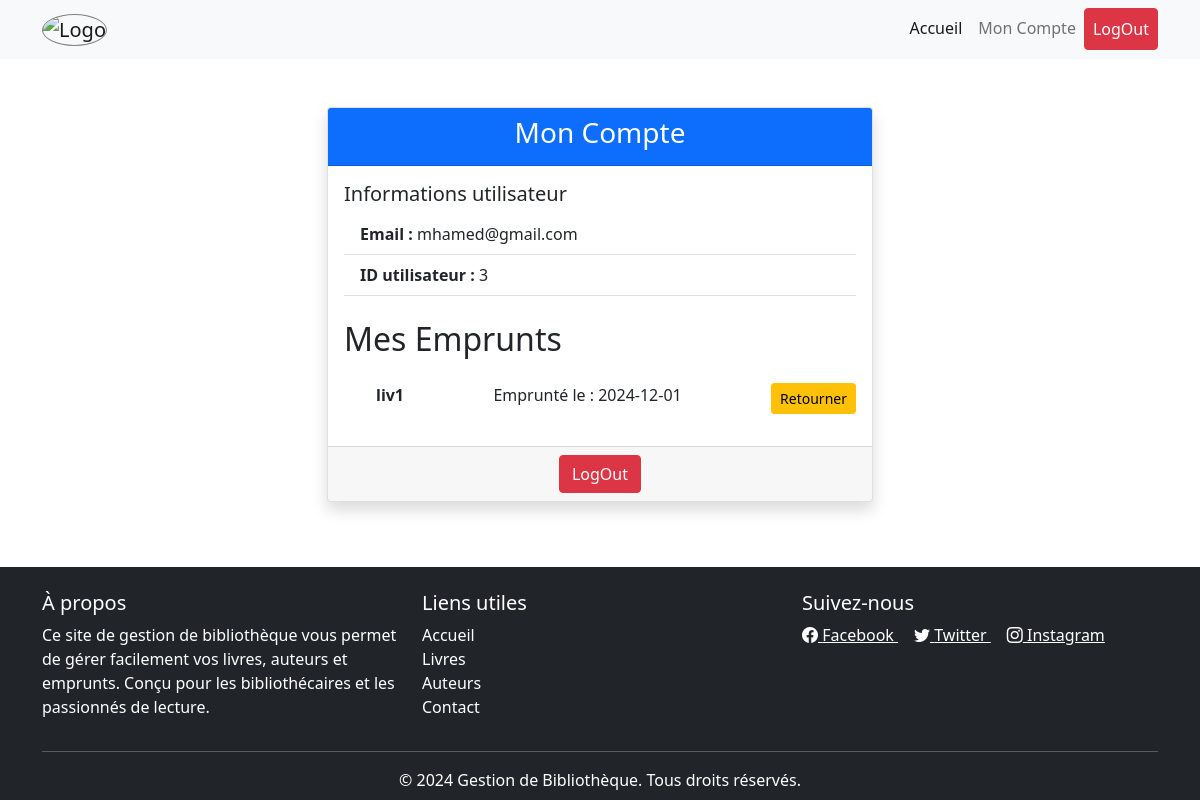
The app's page /moncompte.php (signed in), older data.
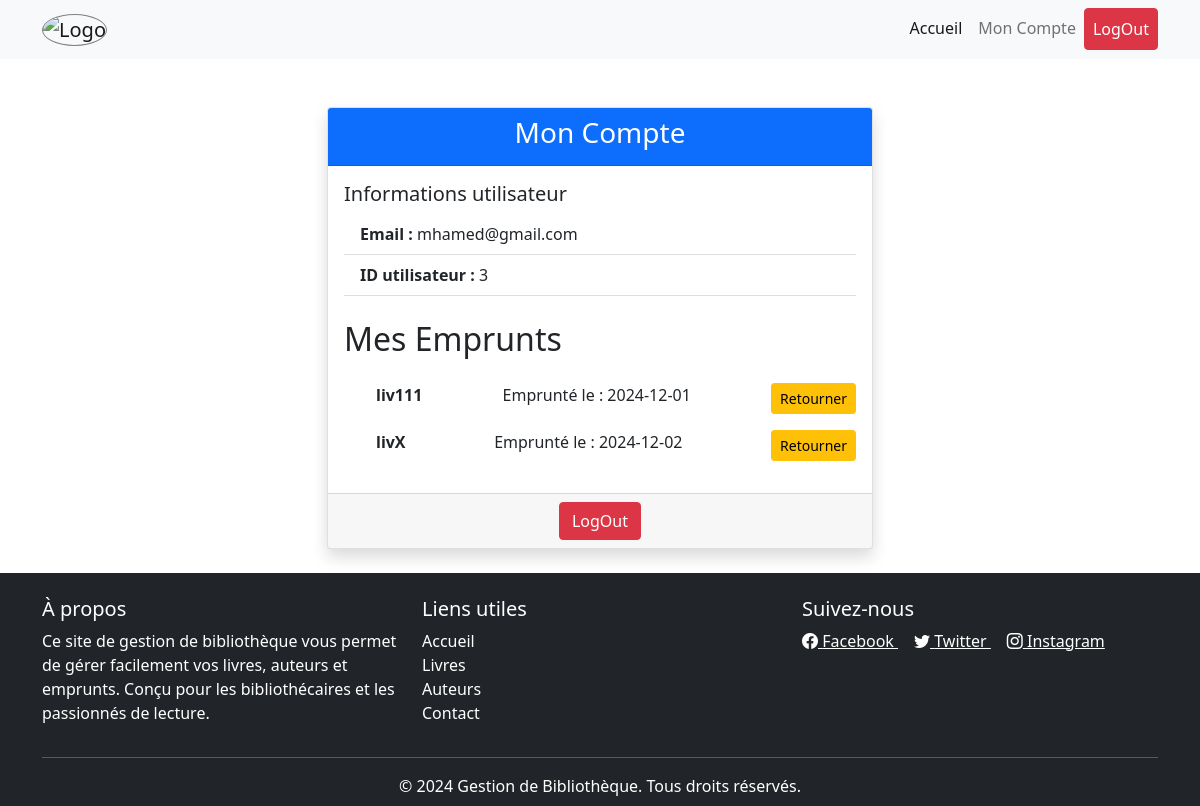
The same page, newer data.
### tables this page shows
CREATE TABLE `Emprunt` (
  `id` int NOT NULL,
  `livre_id` int NOT NULL,
  `utilisateur_id` int NOT NULL,
  `date_emprunt` date NOT NULL
);

CREATE TABLE `Livre` (
  `id` int NOT NULL,
  `titre` varchar(255) NOT NULL,
  `auteur_id` int NOT NULL,
  `genre_id` int NOT NULL,
  `ISBN` varchar(13) NOT NULL,
  `disponible` tinyint(1) NOT NULL,
  `image` varchar(255) DEFAULT NULL
);

### moncompte.php (the view, shortened to what this page needs)
<?php require 'header.php'; ?>
<main>
<div class="container mt-5">
    <div class="row justify-content-center">
        <div class="col-md-6">
            <?php if (isset($_SESSION['LOGGED_USER'])): ?>
                <div class="card shadow">
                    <div class="card-header bg-primary text-white text-center">
                        <h3>Mon Compte</h3>
                    </div>
                    <div class="card-body">
                        <h5 class="card-title">Informations utilisateur</h5>
                        <ul class="list-group list-group-flush">
                            <li class="list-group-item">
                                <strong>Email :</strong> <?php echo ($_SESSION['LOGGED_USER']['email']); ?>
                            </li>
                            <li class="list-group-item">
                                <strong>ID utilisateur :</strong> <?php echo ($_SESSION['LOGGED_USER']['user_id']); ?>
                            </li>
                               <?php
                                $userId = $_SESSION['LOGGED_USER']['user_id'];
                                try {
                                    $stmt = $pdo->prepare("
                                        SELECT e.date_emprunt, l.titre , e.livre_id
                                        FROM Emprunt e
                                        JOIN Livre l ON e.livre_id = l.id
                                        WHERE e.utilisateur_id = :user_id
                                    ");
                                    $stmt->execute(['user_id' => $userId]);
                                    $emprunts = $stmt->fetchAll(PDO::FETCH_ASSOC);
                                    if ($emprunts) {
                                        echo "<h2 class='mt-4'>Mes Emprunts</h2>";
                                        echo "<ul>";
                                        foreach ($emprunts as $emprunt) {
                                            echo "<li class='my-3 d-flex justify-content-between'>";
                                            echo "<strong>{$emprunt['titre']}</strong>  Emprunté le : {$emprunt['date_emprunt']}";
                                            echo " <form method='POST' action='retourner_livre.php' style='display:inline;'>
                                                      <input type='hidden' name='livre_id' value='{$emprunt['livre_id']}'>
                                                      <button type='submit' class='btn btn-warning btn-sm'>Retourner</button>
                                                   </form>";
                                            echo "</li>";
                                        }
                                        echo "</ul>";
                                    } else {
                                        echo "Aucun emprunt enregistré.";
                                    }
                                } catch (PDOException $e) {
                                    echo "Erreur : " . $e->getMessage();
                                }
                            ?>
                        </ul>
                    </div>
                    <div class="card-footer text-center">
                        <a href="logout.php" class="btn btn-danger">LogOut</a>
                    </div>
                </div>
            <?php else: ?>
                <div class="alert alert-warning text-center">
                    Vous n'êtes pas connecté. <a href="login.php" class="alert-link">Connectez-vous ici</a>.
                </div>
            <?php endif; ?>
        </div>
    </div>
</div>
</main>
<?php require 'footer.php'; ?>

Row changes from the older to the newer data that the page shows:
changed through a linked row, emprunt: livre.titre "liv1" → "liv111"
added emprunt: livre.titre "livX", date_emprunt "2024-12-02"
